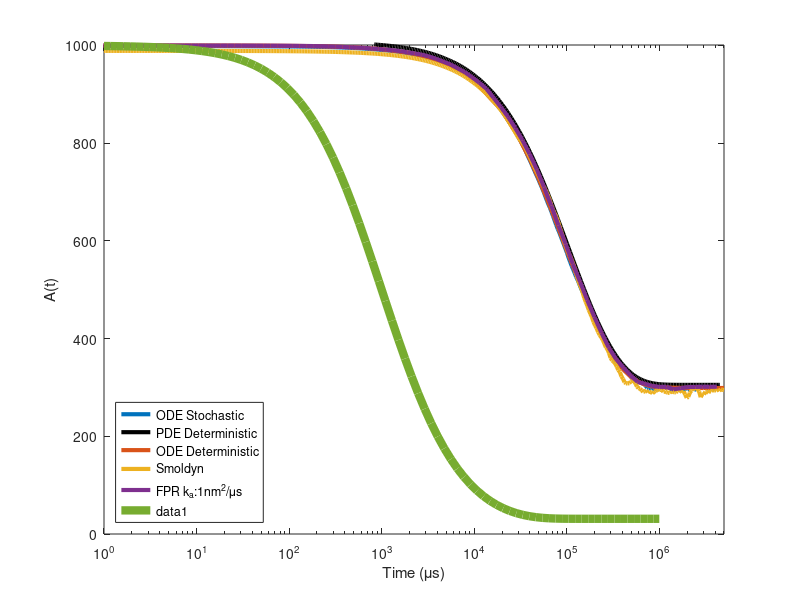

Write the MATLAB code that produced this figure. (Note: this script raises an error after producing the figure.)
close all
clear
clc
load gibsonres_1
% uiopen('C:\Users\osman\SkyDrive (2)\Documents\Projects\CURRENT\paper2\VCell\rdfig_nimbios\PRXFig11\NOINSETPRX_2014_Fig11_Reversible_RDandGillespieWork.fig',1)
% hold on

numtraj = 10;
t = [0 10.^(linspace(-6,log10(4.5),400))];
At = 0;

for i = 1:numtraj

    At = At + interp1(gibsonres(:,2*(i-1)+1),gibsonres(:,2*(i-1)+2),t);
 
end

At = At/numtraj;
semilogx(t*1e6,At,'LineWidth',3);
hold on

% % % % % 
load det3D_cube
% semilogx(t*1e6,At);
numtraj = 2;

t = [0 10.^(linspace(-6,log10(4.5),400))];
At = 0;

for i = 1:numtraj

    At = At + interp1(det3D(:,2*(i-1)+1),det3D(:,2*(i-1)+2),t);
 
end

At = At/numtraj;
semilogx(t*1e6,At,'k','LineWidth',3);

% % % % % % 
% load det3D_1kfover2
% % semilogx(t*1e6,At);
% numtraj = 2;
% 
% t = [0 10.^(linspace(-6,log10(5),100))];
% At = 0;
% 
% for i = 1:numtraj
% 
%     At = At + interp1(det3D(:,2*(i-1)+1),det3D(:,2*(i-1)+2),t);
%  
% end
% 
% At = At/numtraj;
% semilogx(t*1e6,At,'k--','LineWidth',3);

% % % % % 
load det1D_1
semilogx(det1D(:,1)*1e6,det1D(:,2),'LineWidth',3);
% semilogx(t*1e6,interp1(det1D(:,1),det1D(:,2),t),'LineWidth',3);

% % % % % % 
load smoldyn_1
numtraj = 4;

t = [0 10.^(linspace(-6,log10(5),400))];
At = 0;

for i = 1:numtraj

    At = At + interp1(smoldyn(:,2*(i-1)+1),smoldyn(:,2*(i-1)+2),t);
 
end

At = At/numtraj;
semilogx(t*1e6,At,'LineWidth',3);


% % % % % % % % % % % % 

xlabel('Time ({\mu}s)');
ylabel('A(t)')

load A.dat
semilogx(A(:,1)*1e6,A(:,2),'LineWidth',3)
% load FPRoldold.dat
% semilogx(FPRoldold(:,1)*1e6,FPRoldold(:,2)/581*602,'LineWidth',3)
% 
xlim([1 5e6])
legend('ODE Stochastic', 'PDE Deterministic','ODE Deterministic','Smoldyn', 'FPR k_a:1nm^2/{\mu}s','Location','SouthWest')
% title('1 {\mu}M A binds to B (6045 {\mu}m^{-2}) on membrane in 1{\mu}m^3 volume sphere')
ylim([0 1001])
% % % % % % % % % % % % % % % % % % % % % % % % % % % % % % % % % % % % % 
% % % % % % CURVE 2
% % % % % % % % % % % % % % % % % % % % % % % % % % % % % % % % % % % % % 

load det1D_2
semilogx(det1D(:,1)*1e6,det1D(:,2),'LineWidth',6);

% % % % % 
load det3D_2
semilogx(t*1e6,At);
numtraj = 2;

At = 0;

for i = 1:numtraj

    At = At + interp1(det3D(:,2*(i-1)+1),det3D(:,2*(i-1)+2),t);
 
end

At = At/numtraj;
semilogx(t*1e6,At,'LineWidth',6);

% % % % % 
load gibsonres_2

numtraj = 10;
t = [0 10.^(linspace(-6,0,100))];
At = 0;

for i = 1:numtraj

    At = At + interp1(gibsonres(:,2*(i-1)+1),gibsonres(:,2*(i-1)+2),t);
 
end

At = At/numtraj;
semilogx(t*1e6,At,'LineWidth',6);

% % % % % 
load smoldyn_2
semilogx(smoldyn(:,1)*1e6,smoldyn(:,2),'LineWidth',6);

saveas(gcf, 'VCELL_MEJ_PRXFig11.fig', 'fig')


